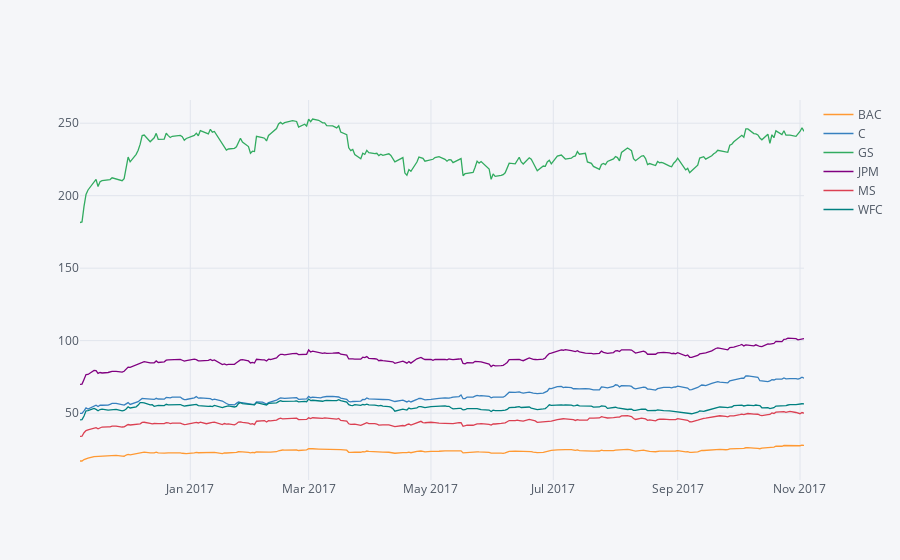

This figure's notebook cell:
### Code cell
bank_stocks.xs(key='Close', axis=1, level = "Stock Info").iplot()

### Figure 1 — Plotly figure (JSON) as saved in the notebook; plotly's stock layout.template omitted (floating-point values rounded to 4 significant figures; data arrays with more than 128 entries replaced by an {"elided": "..."} marker saying what was removed)
{"data": [{"line": {"color": "rgba(255, 153, 51, 1.0)", "dash": "solid", "width": 1.3}, "mode": "lines", "name": "BAC", "text": "", "type": "scatter", "x": {"elided": "251 str values"}, "y": {"elided": "251 float values"}}, {"line": {"color": "rgba(55, 128, 191, 1.0)", "dash": "solid", "width": 1.3}, "mode": "lines", "name": "C", "text": "", "type": "scatter", "x": {"elided": "251 str values"}, "y": {"elided": "251 float values"}}, {"line": {"color": "rgba(50, 171, 96, 1.0)", "dash": "solid", "width": 1.3}, "mode": "lines", "name": "GS", "text": "", "type": "scatter", "x": {"elided": "251 str values"}, "y": {"elided": "251 float values"}}, {"line": {"color": "rgba(128, 0, 128, 1.0)", "dash": "solid", "width": 1.3}, "mode": "lines", "name": "JPM", "text": "", "type": "scatter", "x": {"elided": "251 str values"}, "y": {"elided": "251 float values"}}, {"line": {"color": "rgba(219, 64, 82, 1.0)", "dash": "solid", "width": 1.3}, "mode": "lines", "name": "MS", "text": "", "type": "scatter", "x": {"elided": "251 str values"}, "y": {"elided": "251 float values"}}, {"line": {"color": "rgba(0, 128, 128, 1.0)", "dash": "solid", "width": 1.3}, "mode": "lines", "name": "WFC", "text": "", "type": "scatter", "x": {"elided": "251 str values"}, "y": {"elided": "251 float values"}}], "layout": {"legend": {"bgcolor": "#F5F6F9", "font": {"color": "#4D5663"}}, "paper_bgcolor": "#F5F6F9", "plot_bgcolor": "#F5F6F9", "titlefont": {"color": "#4D5663"}, "xaxis1": {"gridcolor": "#E1E5ED", "showgrid": true, "tickfont": {"color": "#4D5663"}, "title": "", "titlefont": {"color": "#4D5663"}, "zerolinecolor": "#E1E5ED"}, "yaxis1": {"gridcolor": "#E1E5ED", "showgrid": true, "tickfont": {"color": "#4D5663"}, "title": "", "titlefont": {"color": "#4D5663"}, "zerolinecolor": "#E1E5ED"}}}
